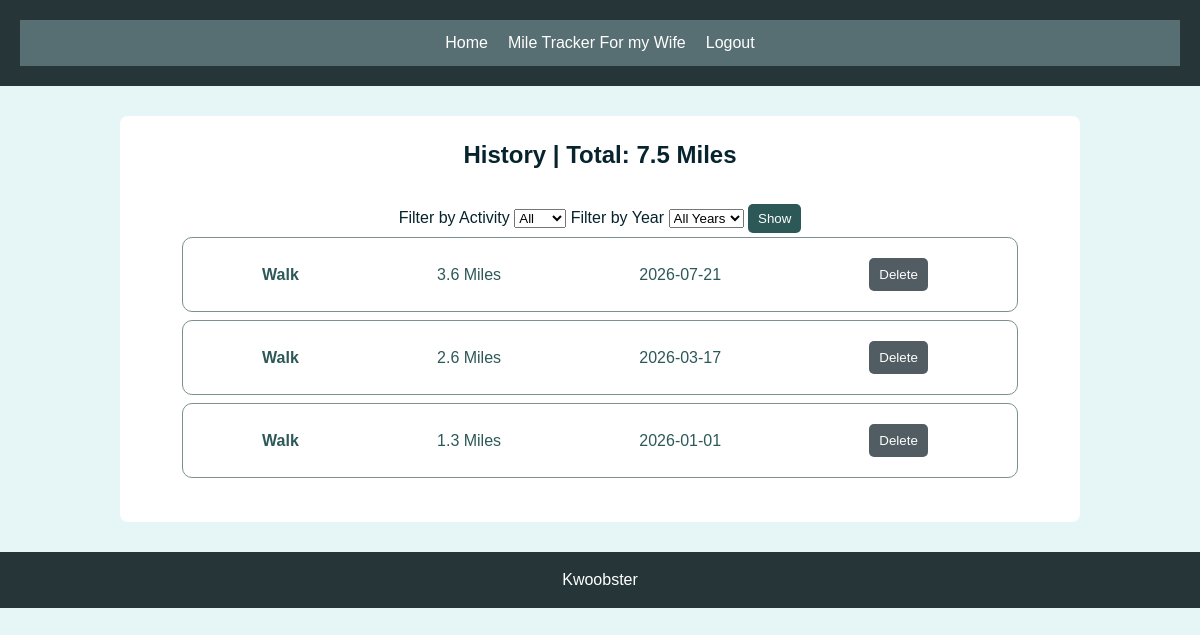
/runs-history (signed in), run on the app's committed database.
### tables this page shows
CREATE TABLE runs (
            id INTEGER PRIMARY KEY AUTOINCREMENT,
            user_id INTEGER NOT NULL,
            activity TEXT NOT NULL,
            miles REAL NOT NULL,
            run_date TEXT NOT NULL,
            FOREIGN KEY (user_id) REFERENCES users(id)
        );

### app.py (the view)
@app.route("/runs-history")
def runs_history():
    if not session.get("authenticated") or "user_id" not in session:
        return redirect("/")
    user_id = session["user_id"]
    display_user = get_username(user_id)
    activity = request.args.get("activity")
    selected_year = request.args.get("year") or None
    if selected_year == "":
        selected_year = None
    years = get_available_years(user_id)
    total_miles = get_total_miles(user_id)
    runs = get_runs(
        user_id,
        activity,
        history=True,
        year=selected_year
        )
    return render_template(
        "runs-history.html",
        runs=runs,
        user=display_user,
        total_miles=total_miles,
        selected_year=selected_year,
        years=years,
        )

### app.py (called while the page is built)
def get_db_connection():
    connection = sqlite3.connect("miles.db")
    connection.row_factory = sqlite3.Row
    connection.execute("PRAGMA foreign_keys = ON")
    return connection

def get_runs(user_id, activity=None, page=1, history=False, year=None):
    runs_per_page = 5
    offset = (page - 1) * runs_per_page
    where_clauses = ["user_id = ?"]
    params = [user_id]
    if activity:
        where_clauses.append("activity = ?")
        params.append(activity)
    if year:
        where_clauses.append("strftime('%Y', run_date) = ?")
        params.append(str(year))
    where_sql = " AND ".join(where_clauses)
    sql = f"""
        SELECT* FROM runs
        WHERE {where_sql}
        ORDER BY run_date DESC
    """
    if not history:
        sql += " LIMIT ? OFFSET ?"
        params.extend([runs_per_page, offset])
    with get_db_connection() as connection:
        runs = connection.execute(sql, tuple(params)).fetchall()
    if history:
        return runs
    return runs, len(runs) == runs_per_page

def get_total_miles(user_id):
    with get_db_connection() as connection:
        total_miles = connection.execute("""
            SELECT SUM(miles)
            FROM runs
            WHERE user_id = ?
        """, (user_id,)).fetchone()[0]
        return round(total_miles or 0, 1)

def get_available_years(user_id):
    with get_db_connection() as connection:
        years = connection.execute("""
            SELECT DISTINCT STRFTIME('%Y', run_date) as year
            FROM runs
            WHERE user_id = ?
            ORDER BY year DESC
        """, (user_id,)).fetchall()
    return [row[0] for row in years if row[0] is not None]

def get_username(user_id):
    with get_db_connection() as connection:
        user = connection.execute(
            "SELECT username FROM users WHERE id = ?",
            (user_id,)
        ).fetchone()
    return user["username"] if user else None

### templates/runs-history.html (shortened to what this page needs)
{% extends 'base.html' %}
{% block content %}
<section class="history">
    <h2>History | Total: {{ total_miles }} Miles</h2>
    <div class="all-history-container">
        <div class="history-filters">
            <form method="GET" action="{{ url_for('runs_history') }}">
                <label for="activity-filter">Filter by Activity</label>
                <select name="activity" id="activity-filter">
                    <option value="">All</option>
                </select>
                <label for="year-filter">Filter by Year</label>
                <select name="year" id="year-filter">
                    <option value="">All Years</option>
                </select>
                <button type="submit">Show</button>
            </form>
        </div>
        {% for run in runs%}
            <div class="info-container">
                <strong><p>{{ run["activity"].capitalize() }}</p></strong>
                <p>{{ run["miles"] }} Miles</p>
                <p>{{ run["run_date"] }}</p>
                <form class="delete-log" action="{{ url_for('delete_run', run_id=run['id']) }}" method="POST">
                    <button class="delete-button" type="submit">Delete</button>
                </form>
            </div>
        {% endfor %}
    </div>
</section>
{% endblock %}

### static/style.css (style rules this page uses)
* { margin: 0; padding: 0; box-sizing: border-box; }
body { font-family: Arial, sans-serif; background-color: rgb(230, 245, 245); color: #06232e; line-height: 1.6; }
section { background-color: white; padding: 20px; margin-bottom: 20px; border-radius: 8px; }
button { background-color: #2d5858; color: white; border: none; padding: 7px 10px; margin-top: 10px; cursor: pointer; border-radius: 5px; }
.delete-button { background-color: #525d63; color: white; border: none; padding: 9px 10px; margin: 10px; cursor: pointer; border-radius: 5px; }
.all-history-container { display: flex; flex-direction: row; flex-wrap: wrap; align-items: center; justify-content: center; padding: 10px; margin: 10px; }
.history { display: flex; flex-direction: column; align-items: center; width: 100%; }
.info-container { display: flex; flex-direction: row; justify-content: space-around; align-content: center; align-items: center; text-align: center; width: 95%; border: 1px solid rgb(123, 145, 145); border-radius: 10px; color: #2d5858; padding: 10px; margin: 4px; }

### data on the page
runs: activity "Walk", miles "3.6", run_date "2026-07-21"
runs: activity "Walk", miles "2.6", run_date "2026-03-17"
runs: activity "Walk", miles "1.3", run_date "2026-01-01"

### other printed values
{{ total_miles }} "7.5"
